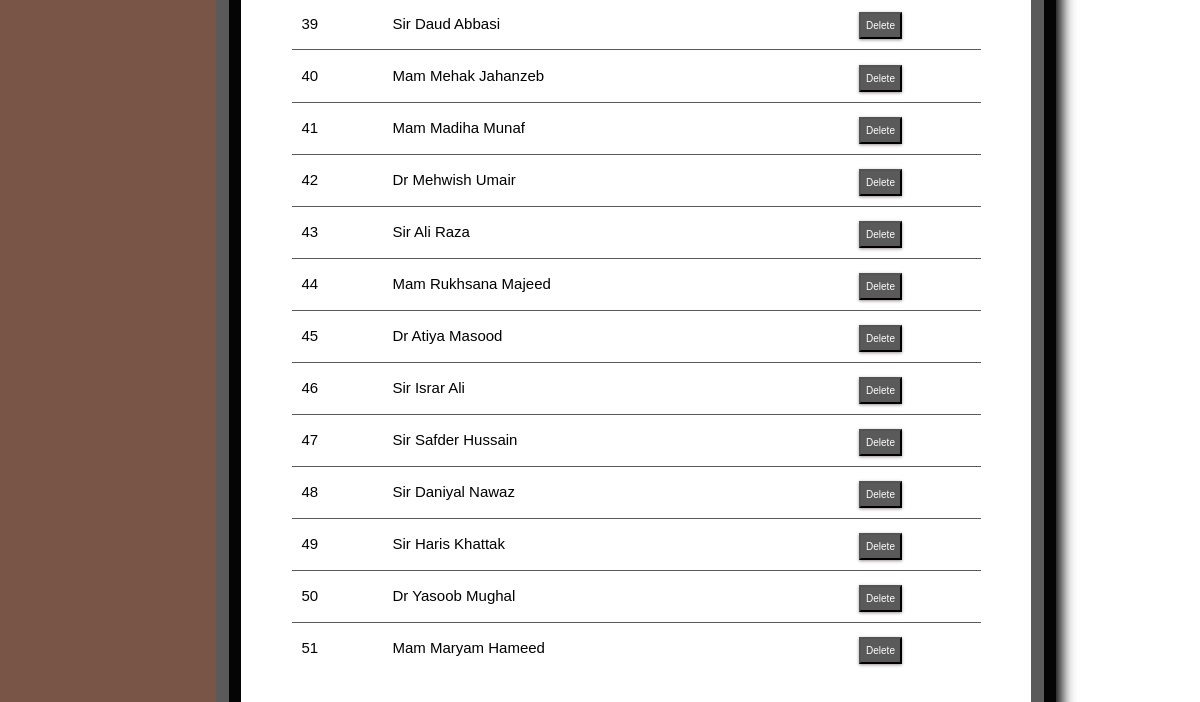
The app's page /teachers_list/ (signed in, lower part), older data.
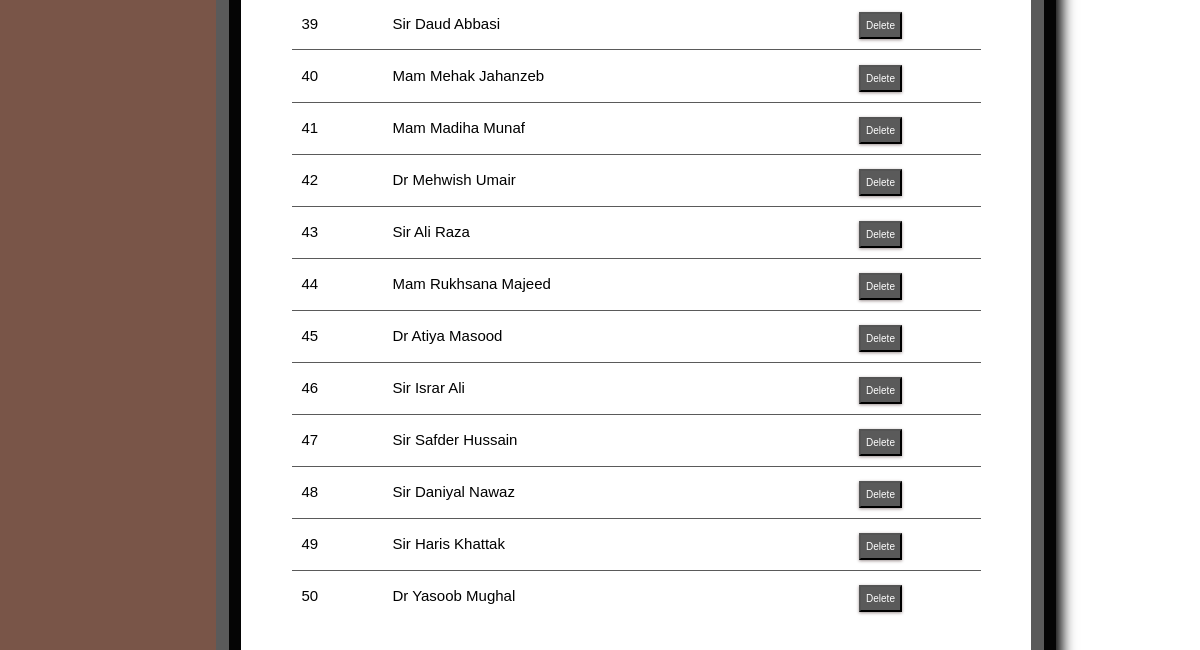
The same page, newer data.
### schedule/models.py (models this page shows, shortened)
class Instructor(models.Model):
    ins_id = models.CharField(max_length=6)
    name = models.CharField(max_length=25)

### schedule/views.py (the view)
# urls.py: path('teachers_list/', views.inst_list_view , name='editinstructor'),
@login_required
def inst_list_view(request):
    context = {
        'instructors': Instructor.objects.all()
    }
    return render(request, 'inslist.html', context)

### templates/inslist.html (shortened to what this page needs)
<!DOCTYPE html>
<html>
    {% load static %}
    <link rel="stylesheet" type="text/css" href="{% static 'css/getstarted.css' %}">
  </head>
  <body>
  <div class="w3-sidebar w3-brown w3-bar-block" style="width:18%">
    </div>
        </header><br><br>
        {% block content %}
        {% load static %}
<fieldset class="fieldset">
    <div class="tabcontent" id="edit">
        <table class="table1">
            <tbody>
            {% for inst in instructors %}
            <tr>
             <td>{{inst.ins_id}}</td>
             <td>{{inst.name}}</td>
             <td class="empty">
                <form action="{% url 'deleteinstructor' inst.id %}" method="post">
                        <input type="submit" value="Delete" class="cross">
                </form>
             </td>
             </tr>
            {% endfor %}
            </tbody>
        </table>
    </div>
</fieldset>
{% endblock %}

### static/css/getstarted.css (style rules this page uses)
html { box-sizing:border-box }
*,*:before,*:after { box-sizing:inherit }
html { -ms-text-size-adjust:100%;-webkit-text-size-adjust:100% }
body { margin:0 }
button,[type=button],[type=reset],[type=submit] { -webkit-appearance:button }
fieldset { border:1px solid #c0c0c0;margin:0 2px;padding:.35em .625em .75em }
html,body { font-family:Verdana,sans-serif;font-size:15px;line-height:1.5 }
html { overflow-x:hidden }
.w3-sidebar { height:100%;width:200px;background-color:#fff;position:fixed!important;z-index:1;overflow:auto }
.w3-brown,.w3-hover-brown:hover { color:#fff!important;background-color:#795548!important }

### templates/inslist.html (style rules this page uses)
html { scroll-behavior: smooth; }
form { margin-top: 3%; margin-left: 18%; margin-right: 12%; }
.table1 { width: 100%; border-collapse: collapse; text-align: left; overflow: hidden; }
.cross { font-size:10px; box-shadow: 0px 1px 3px 0px #9e9292; padding: 4px 5px; color: #fff; background-color: #5a5a5a; cursor: pointer; }
.fieldset { margin-top: 3%; margin-left: 18%; margin-right: 12%; padding: 50px; border-width: 25px; border-style: ridge; border-color: #5a5a5a; box-shadow: 6px 13px 13px 0px black; background-color: #fff; }

Row changes from the older to the newer data that the page shows:
removed Instructor: ins_id "51", name "Mam Maryam Hameed"
